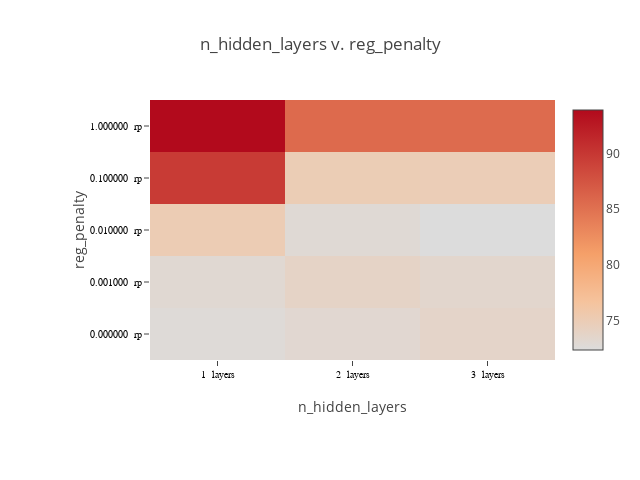

The notebook cell this image was saved under:
### Code cell
plot_matrix(lossframe, "n_hidden_layers", "reg_penalty", x_suffix=" layers", y_suffix=" rp")

### Figure 1 — Plotly figure (JSON) as saved in the notebook; plotly's stock layout.template omitted (floating-point values rounded to 4 significant figures)
{"data": [{"colorscale": [[0, "rgb(0,0,255)", [1, "rgb(255,0,0)"]]], "type": "heatmap", "x": ["1  layers", "2  layers", "3  layers"], "y": ["0.000000  rp", "0.001000  rp", "0.010000  rp", "0.100000  rp", "1.000000  rp"], "z": [[72.66, 73.12, 73.65], [73.01, 73.83, 73.35], [75.07, 72.92, 72.34], [89.66, 74.98, 74.85], [93.92, 85.61, 85.58]]}], "layout": {"height": 480, "margin": {"b": 120, "l": 150, "r": 30, "t": 100}, "title": "n_hidden_layers v. reg_penalty", "width": 640, "xaxis": {"tickfont": {"color": "black", "family": "Arial, sans-serif", "size": 10}, "title": "n_hidden_layers"}, "yaxis": {"tickfont": {"color": "black", "family": "Arial, sans-serif", "size": 10}, "title": "reg_penalty"}}}
